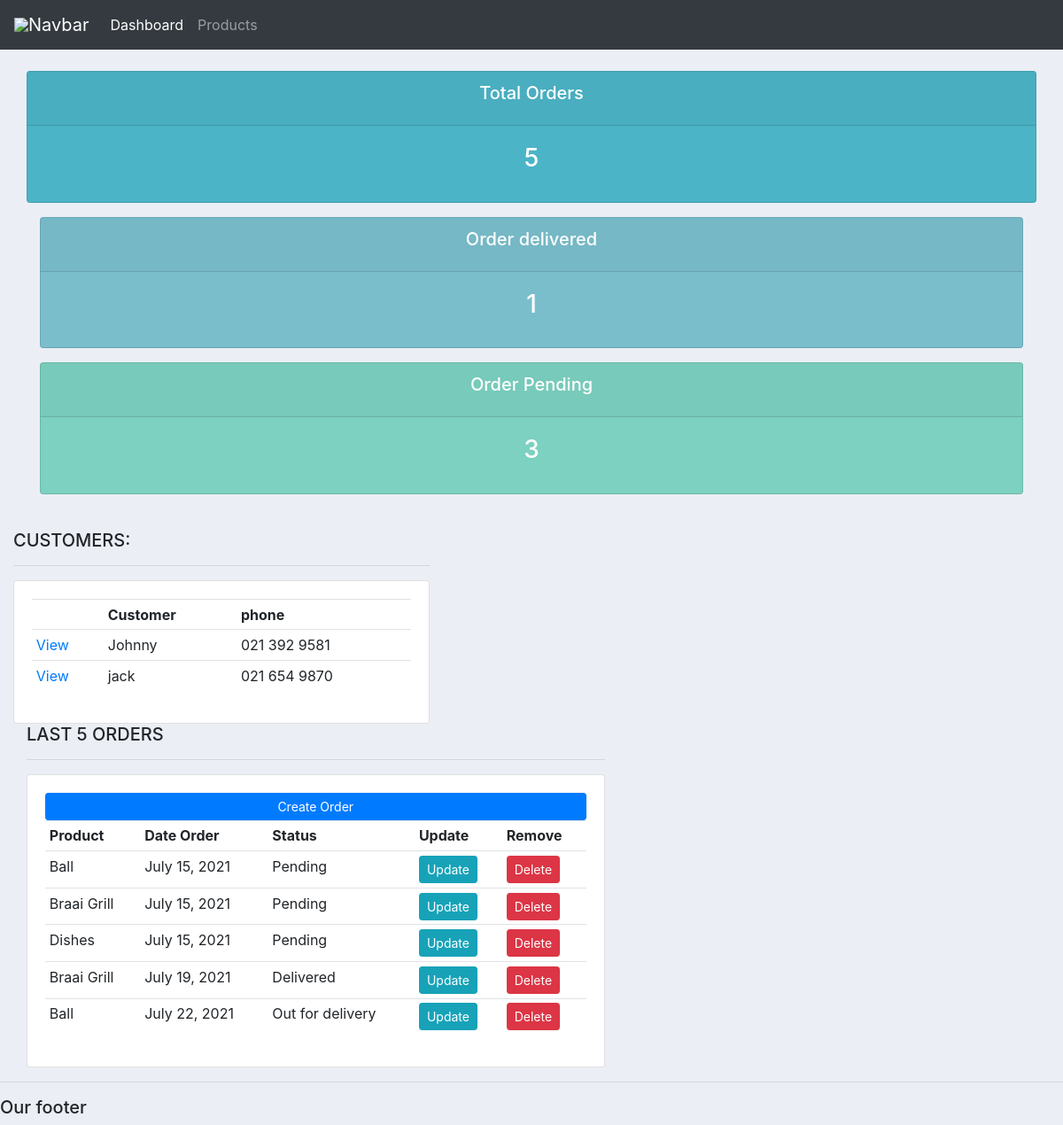
The page / on the database its author committed.
### accounts/models.py (models this page shows, shortened)
class Customer(models.Model):
    name = models.CharField(max_length=200, null=True)
    phone = models.CharField(max_length=200, null=True)
    email = models.CharField(max_length=200, null=True)
    date_created = models.DateField(auto_now_add=True, null=True)

class Order(models.Model):
    STATUS = (
        ('Pending', 'Pending'),
        ('Out for delivery', 'Out for delivery'),
        ('Delivered', "Delivered"),
        )
    customer = models.ForeignKey(Customer, null='True', on_delete=models.SET_NULL)
    product = models.ForeignKey(Product, null=True, on_delete=models.SET_NULL)
    date_created = models.DateField(auto_now_add=True, null=True)
    status = models.CharField(max_length=200, null=True, choices=STATUS)
    note = models.CharField(max_length=1000, null=True)

class Product(models.Model):
    CATEGORY =(
        ('Indoor','Indoor'),
        ('Outdoor', 'Outdoor'),
    )
    name = models.CharField(max_length=200, null=True)
    price = models.FloatField(null=True)
    category = models.CharField(max_length=200, null=True, choices=CATEGORY)
    description = models.CharField(max_length=200, null=True, blank=True)
    date_created = models.DateField(auto_now_add=True, null=True)
    tags = models.ManyToManyField(Tag)
    def __str__(self):
        return self.name

### accounts/views.py (the view)
# urls.py: path('',views.home, name='home'),
def home(request):
    orders = Order.objects.all()
    customers = Customer.objects.all()
    total_customers = customers.count()
    total_orders = orders.count()
    delivered = orders.filter(status='Delivered').count()
    pending = orders.filter(status='Pending').count()
    context = {'orders': orders,
            'customers': customers,
            'delivered': delivered,
            'pending': pending,
            'total_orders': total_orders,
            'total_customers': total_customers}
    return render(request,'accounts/dashboard.html', context)

### accounts/templates/accounts/dashboard.html
{% extends 'accounts/main.html' %}
{% block content %}
{% include 'accounts/status.html' %}
<br>
<div class="row">
    <div class="col-md-5">
        <h5>CUSTOMERS:</h5>
        <hr>
        <div class="card card-body">
            <table class="table table-sm">
                <tr>
                    <th></th>
                    <th>Customer</th>
                    <th>phone</th>
                </tr>
                {% for customer in customers %}
                <tr>
                    <td><a href="{% url 'customers' customers.id%}"> View </a></td>
                    <td>{{ customer.name }}</td>
                    <td>{{ customer.phone }}</td>
                </tr>
            {% endfor %}
            </table>
        </div>
    </div>
</div>
<div class="col-md-7">
    <h5>LAST 5 ORDERS</h5>
    <hr>
    <div class="card card-body">
        <a class="btn btn-primary btn-sm btn-block" href="{% url 'create_order' %}">Create Order</a>
        <table class="table table-sm">
            <tr>
                <th>Product</th>
                <th>Date Order</th>
                <th>Status</th>
                <th>Update</th>
                <th>Remove</th>
            </tr>
            {% for order in orders %}
                <tr>
                    <td> {{ order.product }} </td>
                    <td>{{ order.date_created }}</td>
                    <td>{{ order.status }}</td>
                    <td><a class="btn btn-sm btn-info" href="{% url 'update_order' order.id %} "> Update </a></td>
                    <td><a class="btn btn-sm btn-danger" href="{% url 'delete_order' delete.id %}  ">Delete</a></td>
                </tr>
            {% endfor %}
        </table>
    </div>
</div>
{% endblock %}

### accounts/static/accounts/styles/main.css (style rules this page uses)
body { background-color: #ebeff5; }

### rows shown on the page
Customer: name "Johnny", phone "021 392 9581"
Customer: name "jack", phone "021 654 9870"
Order: product "Ball", date_created "July 15, 2021", status "Pending"
Order: product "Braai Grill", date_created "July 15, 2021", status "Pending"
Order: product "Dishes", date_created "July 15, 2021", status "Pending"
Order: product "Braai Grill", date_created "July 19, 2021", status "Delivered"
Order: product "Ball", date_created "July 22, 2021", status "Out for delivery"

### other values the page prints
{{ total_orders }} "5"
{{ delivered }} "1"
{{ pending }} "3"
